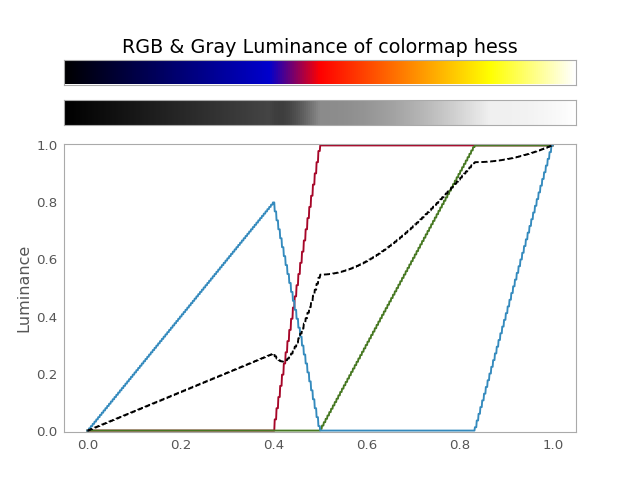

Recreate this plot in Python.
from gammapy.image import colormap_hess, illustrate_colormap
import matplotlib.pyplot as plt
cmap = colormap_hess()
illustrate_colormap(cmap)
plt.show()
